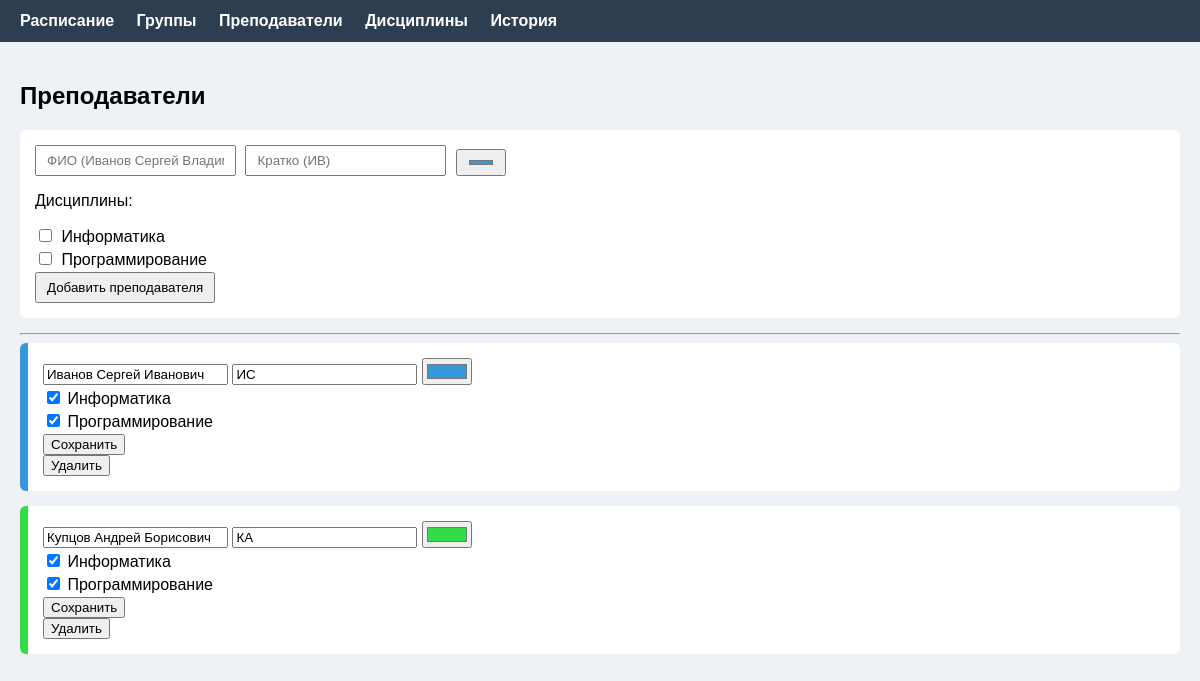
Screenshot of /teachers/ with the database file from the repository.
### app/models.py (models this page shows)
class Subject(db.Model):
    __tablename__ = 'subjects'
    id = db.Column(db.Integer, primary_key=True)
    name = db.Column(db.String(150), nullable=False)
    short_name = db.Column(db.String(20))

class Teacher(db.Model):
    __tablename__ = 'teachers'
    id = db.Column(db.Integer, primary_key=True)
    name = db.Column(db.String(150), nullable=False)
    short_name = db.Column(db.String(20))
    color = db.Column(db.String(20), default='#3498db')
    subjects = db.relationship(
        'Subject',
        secondary=teacher_subjects,
        backref=db.backref('teachers', lazy='dynamic'),
        lazy='dynamic'
    )

### app/teachers/routes.py (the view)
@teachers_bp.route('/')
def teachers_list():
    teachers = Teacher.query.order_by(Teacher.name).all()
    subjects = Subject.query.order_by(Subject.name).all()
    return render_template('teachers.html', teachers=teachers, subjects=subjects)

### templates/teachers.html
{% extends "base.html" %}
{% block content %}
<h2>Преподаватели</h2>
<form method="POST" action="{{ url_for('teachers.teacher_add') }}" class="add-form">
    <input type="text" name="name" placeholder="ФИО (Иванов Сергей Владимирович)" required>
    <input type="text" name="short_name" placeholder="Кратко (ИВ)">
    <input type="color" name="color" value="#3498db" title="Цвет карточки">
    <div class="subjects-select">
        <p>Дисциплины:</p>
        {% for s in subjects %}
        <label>
            <input type="checkbox" name="subject_ids" value="{{ s.id }}">
            {{ s.name }}
        </label>
        {% else %}
        <p><i>Сначала добавьте дисциплины</i></p>
        {% endfor %}
    </div>
    <button type="submit">Добавить преподавателя</button>
</form>
<hr>
{% for t in teachers %}
<div class="teacher-card" style="border-left: 8px solid {{ t.color }}">
    <form method="POST" action="{{ url_for('teachers.teacher_edit', teacher_id=t.id) }}">
        <input type="text" name="name" value="{{ t.name }}">
        <input type="text" name="short_name" value="{{ t.short_name or '' }}">
        <input type="color" name="color" value="{{ t.color }}">
        <div class="subjects-select">
            {% for s in subjects %}
            <label>
                <input type="checkbox" name="subject_ids" value="{{ s.id }}"
                    {% if s in t.subjects %}checked{% endif %}>
                {{ s.name }}
            </label>
            {% endfor %}
        </div>
        <button type="submit">Сохранить</button>
    </form>
    <form method="POST" action="{{ url_for('teachers.teacher_delete', teacher_id=t.id) }}">
        <button type="submit" onclick="return confirm('Удалить?')">Удалить</button>
    </form>
</div>
{% else %}
<p>Преподавателей пока нет</p>
{% endfor %}
{% endblock %}

### static/style.css (style rules this page uses)
body { font-family: Arial, sans-serif; margin: 0; background: #eef1f5; }
.add-form { background: #fff; padding: 15px; border-radius: 6px; margin-bottom: 15px; }
.add-form input, .add-form button { padding: 6px 10px; margin-right: 5px; }
.teacher-card { background: #fff; padding: 15px; margin-bottom: 15px; border-radius: 6px; }
.subjects-select label { display: block; margin: 3px 0; }
button { cursor: pointer; }

### rows the page displays
Subject: name "Информатика"
Subject: name "Программирование"
Teacher: name "Иванов Сергей Иванович", short_name "ИС", color "#3498db"
Teacher: name "Купцов Андрей Борисович", short_name "КА", color "#33db47"
